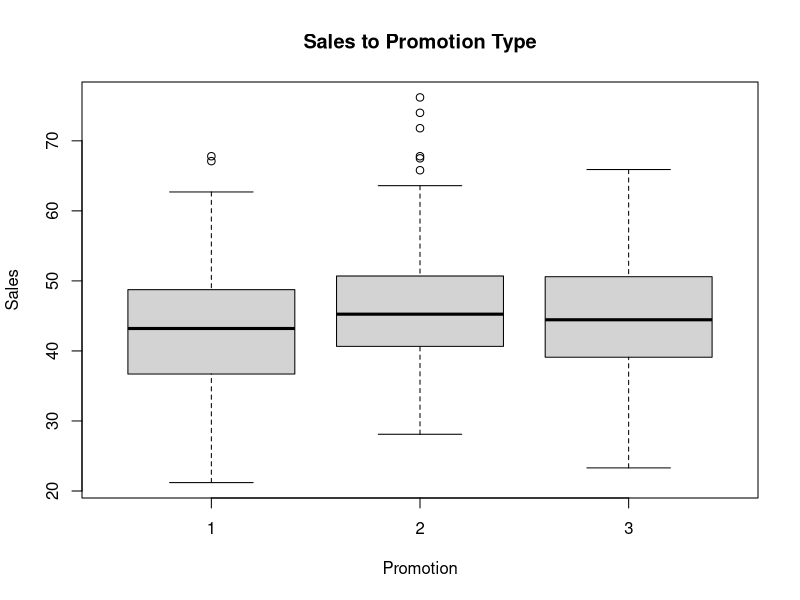
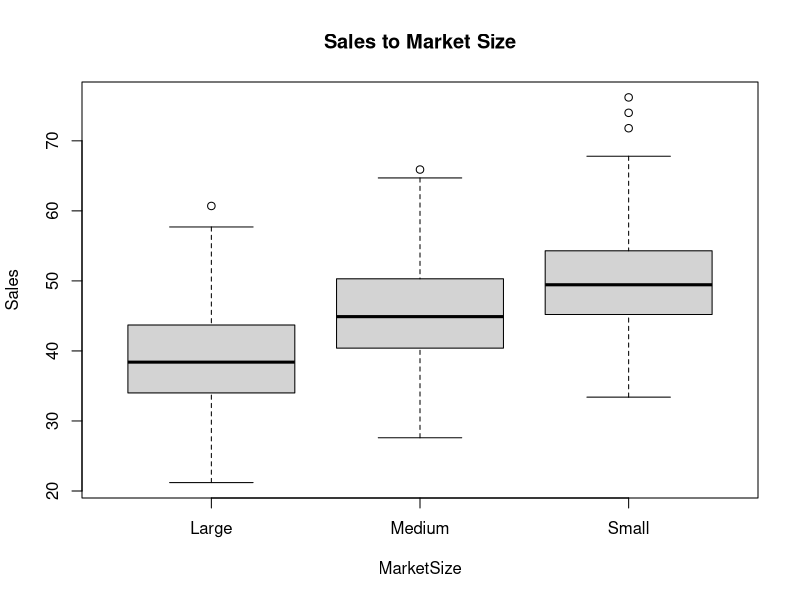
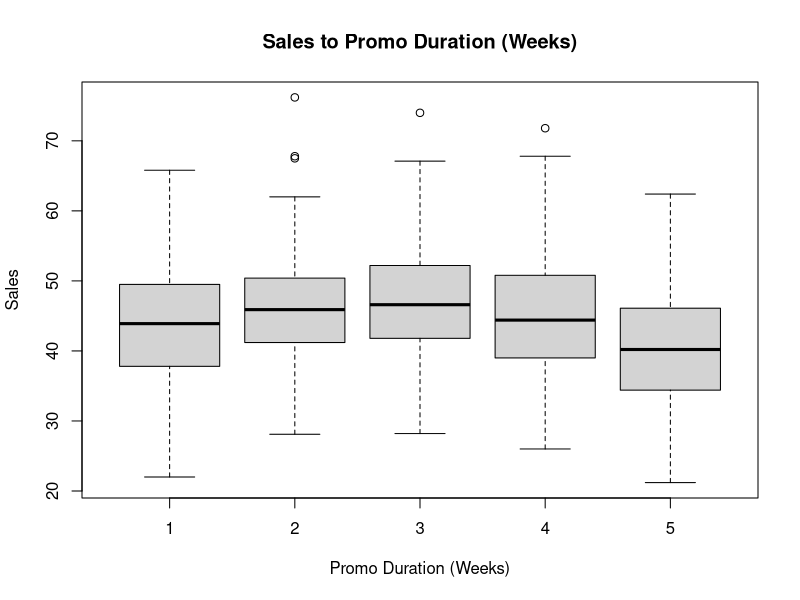
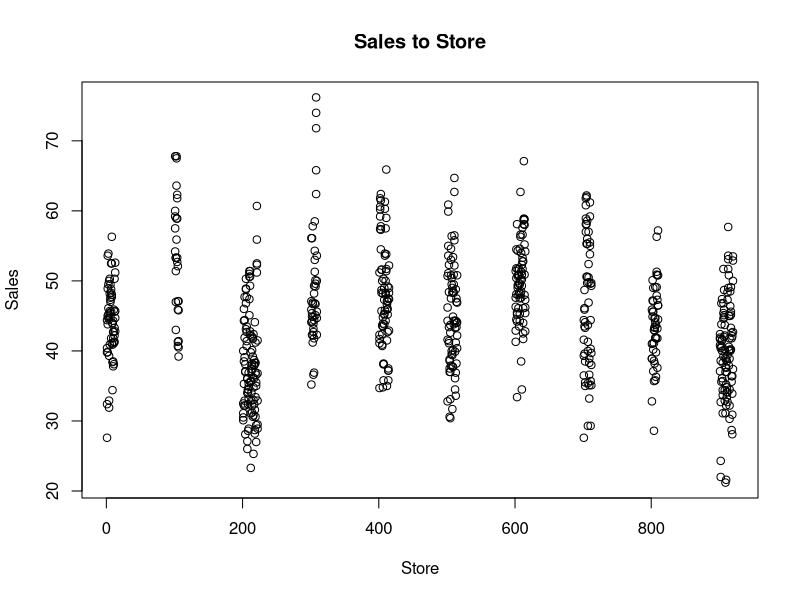
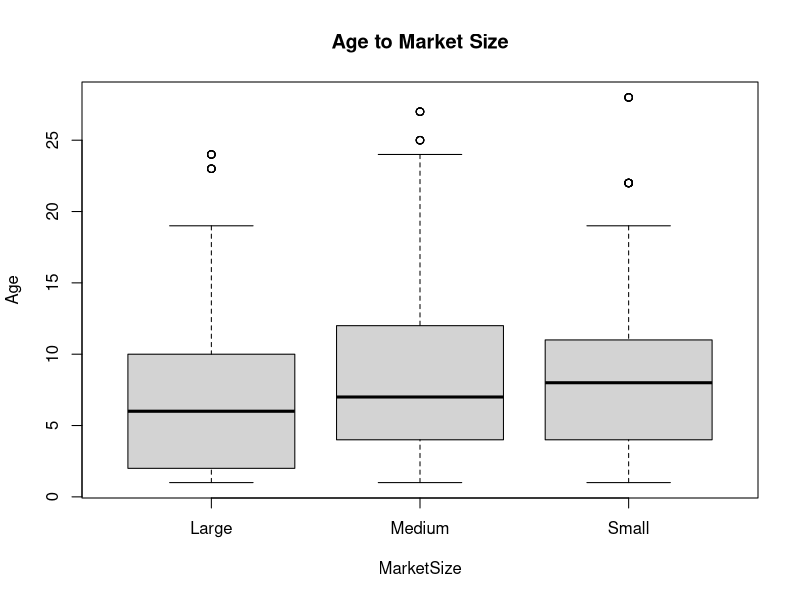

The R source for these figures, in order:
dat = read.csv("promo_fe288_for_final.csv")
str(dat)

#Question1
dat$Promo = as.factor(dat$Promo) 
reg1 = lm(Sales~Promo+Age,data=dat)
summary(reg1)
newobs=data.frame(1,"Medium",1,3,3,1,0)
names(newobs) = names(dat)
str(newobs)
newobs$Promo = as.factor(newobs$Promo)
predict(reg1,newobs, interval="prediction", level=0.95)

#Question2
dat.cor = dat
dat.cor$Msize = as.factor(dat.cor$Msize) #large=1, medium=2, small=3
dat.cor$Msize = as.numeric(dat.cor$Msize)
dat.cor$Promo = as.numeric(dat.cor$Promo)
str(dat.cor)
sort(abs(cor(dat.cor)[,7]), decreasing=TRUE) #quick correlation test
str(dat)
dat$Promo = as.factor(dat$Promo) 
dat$Week = as.factor(dat$Week)
dat$Market = as.factor(dat$Market)
dat$Msize = as.factor(dat$Msize)
set.seed(714988)
nr = nrow(dat);nr
b = 485;b 
train = sample(1:nr, b)
dat.tr = dat[train,] #40%
dat.tst = dat[-train,] #60%
nrow(dat.tr)
nrow(dat.tst)
#using leaps library to quicky find the best combination
library(leaps)
regfit.full <- regsubsets(Sales~.-Store, dat.tr)
summary(regfit.full)
summary(regfit.full)$rsq
#building model Q2.b
reg0.tr = lm(Sales~.-Store-Market,data = dat.tr);sr0.tr=summary(reg0.tr);sr0.tr
reg0.tr$coefficients
reg0.hat = predict(reg0.tr,dat.tst)
#evaluating errors
reg0TSS.tr = sum((dat.tr$Sales-mean(dat.tr$Sales))^2); reg0TSS.tr
reg0RSS.tr = with(summary(reg0.tr), df[2] * sigma^2); reg0RSS.tr #or anova(reg1)["Residuals", "Sum Sq"]
reg0RSE.tr = (reg0RSS.tr/nrow(dat.tr));reg0RSE.tr
reg0RMSE.tr = sqrt(reg0RSE.tr);reg0RMSE.tr
#reg0TSS.tst = sum((dat.tst$Sales-mean(dat.tst$Sales))^2); reg0TSS.tst
reg0RSS.tst = sum((dat.tst$Sales - reg0.hat)^2)
reg0RSE.tst = (reg0RSS.tst/nrow(dat.tst))
reg0RMSE.tst=sqrt(reg0RSE.tst)
tab = matrix (c(reg0RMSE.tr, reg0RMSE.tst, reg0RSE.tr, reg0RSE.tst, reg0RSS.tr, reg0RSS.tst), ncol=3, byrow=FALSE)
colnames(tab) = c("RMSE", "RSE", "RSS")
rownames(tab) = c("train", "test")
tab
sd(dat$Sales);sd(dat.tr$Sales);sd(dat.tst$Sales)
mean(sd(dat$Sales),sd(dat.tr$Sales),sd(dat.tst$Sales))

#data visuals
plot(x=dat$Promo, y=dat$Sales, main="Sales to Promotion Type", xlab="Promotion", ylab="Sales")
plot(x=dat$Msize, y=dat$Sales, main="Sales to Market Size", xlab="MarketSize", ylab="Sales")
plot(x=dat$Week, y=dat$Sales, main="Sales to Promo Duration (Weeks)", xlab="Promo Duration (Weeks)", ylab="Sales")
plot(x=dat$Store, y=dat$Sales, main="Sales to Store", xlab="Store", ylab="Sales")
plot(x=dat$Msize, y=dat$Age, main="Age to Market Size", xlab="MarketSize", ylab="Age")
